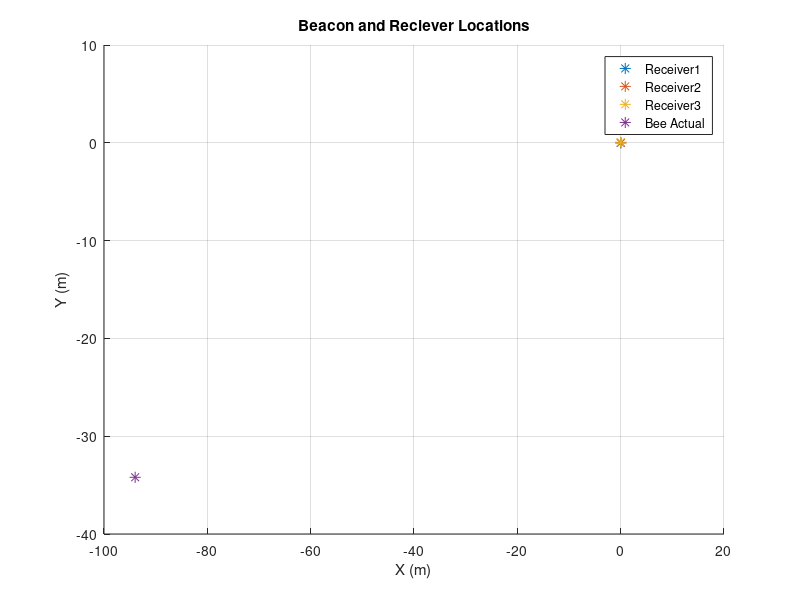

MATLAB code to generate this figure: (Note: this script raises an error after producing the figure.)
%%%%%%%%%%%%%%%%%%%%%%%%%%%%%%%%%%%%%%%%%%%%%%%%%%%%%%%%%%%%%%
% ASEN 4018: Senior Design Phase Modelling Stuff 
%(Not using any range measurments)
% 
% Created: Jarrod Puseman 10/6/2019
% Modified: Anastasia Muszynski 10/7/2019
% 
%%%%%%%%%%%%%%%%%%%%%%%%%%%%%%%%%%%%%%%%%%%%%%%%%%%%%%%%%%%%%%

% Clean Up
clear; clc; close all;

%% Set Up Antennas and Beacon (Coordinates)
%For Drawing, see page 27 in Jarrod's notebook
d12 = .06; %m
d13 = .06; %m
beta1 = 90; %degrees

beeRange = 100; %m
beeAngle = 200; %deg
Bee = [beeRange*cosd(beeAngle) beeRange*sind(beeAngle)];
A1 = [0 0];
A2 = [d12 0];
A3 = [d13*cosd(beta1) d13*sind(beta1)];

 figure
    hold on
    plot(A1(1), A1(2) ,'*','MarkerSize',8);
    plot(A2(1), A2(2) ,'*','MarkerSize',8);
    plot(A3(1), A3(2) ,'*','MarkerSize',8);
    plot(Bee(1), Bee(2) ,'*','MarkerSize',8);
    legend('Receiver1','Receiver2','Receiver3','Bee Actual');
    xlabel('X (m)')
    ylabel('Y (m)')
    grid on 
    title('Beacon and Reciever Locations');
    
%% Test all Theta values
thetavec = linspace(0,359, 360);
for i = 1:length(thetavec)
    Bee = [beeRange*cosd(thetavec(i)) beeRange*sind(thetavec(i))];
    alpha(i) = test2D(d12, d13, beta1, Bee, 0);
end
% figure()
% hold on
% plot(thetavec, alpha, 'bo')
% xlabel('Beacon Heading Angle (degrees)')
% ylabel('Beacon Heading Calculated Angle (degrees)')
% grid on 

%% Alright, Now Monte Carlo
N = 5000; %Number of points
alpha = zeros(N,1); 
Bee = [beeRange*cosd(beeAngle) beeRange*sind(beeAngle)];
for i = 1:N
    alpha(i) = test2D(d12, d13, beta1, Bee, 1);
end 
 figure
   histogram((alpha-beeAngle))
   grid on 
   xlabel('Beacon Heading Angle Error (degrees)')
   title({'Beacon Position Error for Normally Distributed Phase Angle Errors of 0.3 radians',...
       ' for Antenna Separation of 6 cm, Range of 100m, Heading Angle of 200 degrees'})
   fprintf('Mean: %d   Standard deviation: %d \n', mean(alpha-beeAngle), std(alpha-beeAngle))
   
   
  err = [beeRange*cosd(alpha), beeRange*sind(alpha)]-Bee;
     figure
    sgtitle({'Beacon Position Error for Normally Distributed Phase Angle Errors of 0.3 radians',...
       ' for Antenna Separation of 6 cm, Range of 100m, Heading Angle of 200 degrees'})
   subplot(1,2,1)
   histogram(err(:,1))
   grid on 
   xlabel('Beacon x-location error')
   xlim([-20,20]);
   ylim([0,500]);
   subplot(1,2,2)
   histogram(err(:,2))
   grid on
   xlim([-20,20]);
   ylim([0,500]);
   xlabel('Beacon y-location error')

%% Trying again, with sample averaging 
n = 10; % samples to average 
alpha = zeros(N,n);
for i = 1:N
    for j = 1:n
        alpha(i,j) = test2D(d12, d13, beta1, Bee, 1);
    end 
end 
alpha = mean(alpha,2);
 figure
   histogram((alpha-beeAngle))
   grid on 
   xlabel('Beacon Heading Angle Error (degrees)')
   title({'Beacon Position Error for Normally Distributed Phase Angle Errors of 0.3 radians',...
       ' for Antenna Separation of 6 cm, Range of 100m, Heading Angle of 200 degrees',...
       'Averaging 10 Samples'})   
   fprintf('Averaging 10 Samples: Mean: %d   Standard deviation: %d \n', mean(alpha-beeAngle), std(alpha-beeAngle))

   %% Trying again, with sample averaging 
n = 30; % samples to average 
alpha = zeros(N,n);
for i = 1:N
    for j = 1:n
        alpha(i,j) = test2D(d12, d13, beta1, Bee, 1);
    end 
end 
alpha = mean(alpha,2);
 figure
   histogram((alpha-beeAngle))
   grid on 
   xlabel('Beacon Heading Angle Error (degrees)')
      title({'Beacon Position Error for Normally Distributed Phase Angle Errors of 0.3 radians',...
       ' for Antenna Separation of 6 cm, Range of 100m, Heading Angle of 200 degrees',...
       'Averaging 30 Samples'})      
   fprintf('Averaging 30 Samples: Mean: %d   Standard deviation: %d \n', mean(alpha-beeAngle), std(alpha-beeAngle))


%% Function
function [alpha] = test2D(d12, d13, beta1, Bee, useError)
    
    A1 = [0 0];
    A2 = [d12 0];
    A3 = [d13*cosd(beta1) d13*sind(beta1)];

    sb1 = norm(abs(Bee-A1));
    sb2 = norm(abs(Bee-A2));
    sb3 = norm(abs(Bee-A3));

    %% Set Up RF Parameters
    f = 2.4e9; % Hz, frequency of sine wave
    c = 299792458; % m/s, the speed of light
    lambda = c/f; % m, wavelength
    dspec = lambda/(2*pi); % "specific distance"
    
    r12 = sb1-sb2; % distance difference (m)
    r13 = sb1-sb3; % distance difference (m)

    phi12 = r12/dspec; % calculate phase difference 
    phi13 = r13/dspec; % calculate phase difference 
    
    if useError ==1 
        phi12 = phi12+normrnd(0,2)*0.1;
        phi13 = phi13+normrnd(0,2)*0.1;
    end 
    
    alpha = atan2d(phi13*d12,(phi12*d13));
    if alpha <0 
      alpha = 360+alpha; 
    end 
end
